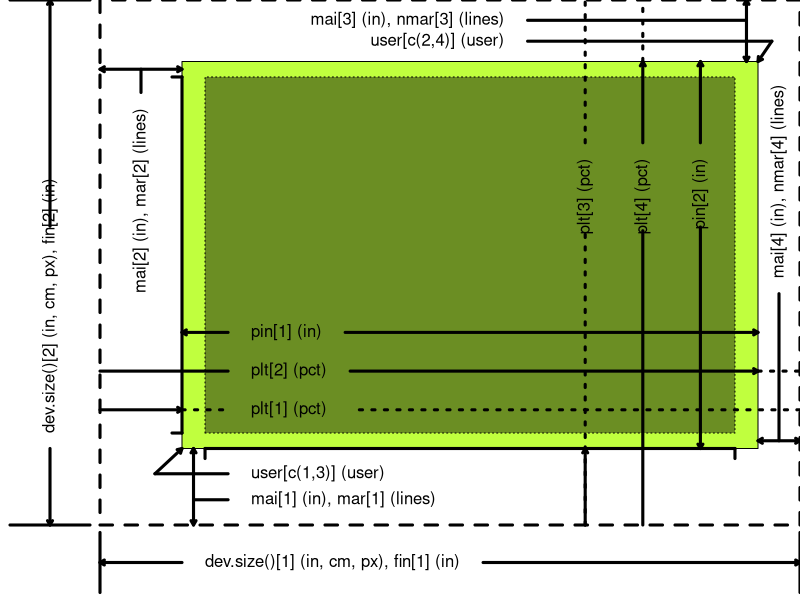

The R source for this figure:
## ---- chunk 1
x <- function(p) {
  marks <- c(-1, 0, 0.82, 7-0.42, 7, 7)
  p <- ifelse (p < 100, 100, p)
  p <- ifelse (p > 500, 500, p)
  i <- p %/% 100
  w <- (p/100) %% 1
  return((1-w)*marks[i]+w*marks[i+1])
}
y <- function(p) {
  marks <- c(-1, 0, 1.02, 7-0.82, 7, 7)
  p <- ifelse (p < 100, 100, p)
  p <- ifelse (p > 500, 500, p)
  i <- p %/% 100
  w <- (p/100) %% 1
  return((1-w)*marks[i]+w*marks[i+1])
}
par(mar=rep(0, 4), xaxs="i", yaxs="i")
plot(c(-1,7), c(-1,7), type="n", axes=FALSE)

axis(side=1, pos=y(300), at=x(c(304, 396)), labels=rep(" ", 2)) 
axis(side=2, pos=x(300), at=y(c(304, 396)), labels=rep(" ", 2)) 

# user coordinates after adding 4%
polygon(
  x=x(c(300, 400, 400, 300)),
  y=y(c(300, 300, 400, 400)),
  density=NA, col="olivedrab1", border="black")

# user coordinates defined by xlim, ylim
polygon(
  x=x(c(304, 396, 396, 304)),
  y=y(c(304, 304, 396, 396)),
  density=NA, col="olivedrab", border="black", lty="dotted")

# graphics device size (x)
s1 <- "dev.size()[1] (in, cm, px), fin[1] (in)"
w1 <- strwidth(s1)
text    (x(304),    y(150), s1, adj=0)
arrows  (x(300),    y(150), x(200), y(150), lwd=3, len=0.05)
arrows  (x(308)+w1, y(150), x(500), y(150), lwd=3, len=0.05)
segments(x(200),    y(190), x(200), y(110), lwd=3)
segments(x(500),    y(190), x(500), y(110), lwd=3)

# graphics device size (y)
s2 <- "dev.size()[2] (in, cm, px), fin[2] (in)"
w2 <- strwidth(s2)
text    (x(150), y(304), s2, adj=0, srt=90)
arrows  (x(150), y(300),    x(150), y(200), lwd=3, len=0.05)
arrows  (x(150), y(308)+w2, x(150), y(500), lwd=3, len=0.05)
segments(x(190), y(200),    x(110), y(200), lwd=3)
segments(x(190), y(500),    x(110), y(500), lwd=3)

# plotting region size (x--pin[1], plt[1], plt[2])
s3 <- "pin[1] (in)"
w3 <- strwidth(s3)
text  (x(312),    y(330), s3, adj=0)
arrows(x(308),    y(330), x(300), y(330), lwd=3, len=0.05)
arrows(x(316)+w3, y(330), x(400), y(330), lwd=3, len=0.05)

s4 <- "plt[1] (pct)"
w4 <- strwidth(s4)
text    (x(312), y(310), s4, adj=0)
arrows  (x(200), y(310), x(300),    y(310), lwd=3, len=0.05)
segments(x(300), y(310), x(308),    y(310), lwd=3, lty="dotted")
segments(x(500), y(310), x(316)+w4, y(310), lwd=3, lty="dotted")

s5 <- "plt[2] (pct)"
w5 <- strwidth(s5)
text    (x(312),    y(320), s5, adj=0)
segments(x(200),    y(320), x(308), y(320), lwd=3)
arrows  (x(316)+w5, y(320), x(400), y(320), lwd=3, len=0.05)
segments(x(400),    y(320), x(500), y(320), lwd=3, lty="dotted")

s6 <- "pin[2] (in)"
w6 <- strwidth(s6)
arrows(x(390), y(371)-w6, x(390), y(300), lwd=3, len=0.05)
arrows(x(390), y(379),    x(390), y(400), lwd=3, len=0.05)
text  (x(390), y(375), s6, adj=1, srt=90)

# plotting region size (x--pin[1], plt[1], plt[2])
s7 <- "plt[4] (pct)"
w7 <- strwidth(s7)
text    (x(380), y(375), s7, adj=1, srt=90)
segments(x(380), y(200), x(380), y(371)-w7, lwd=3)
arrows  (x(380), y(379), x(380), y(400),    lwd=3, len=0.05)
segments(x(380), y(400), x(380), y(500),    lwd=3, lty="dotted")

s8 <- "plt[3] (pct)"
w8 <- strwidth(s8)
text    (x(370), y(375), s8, adj=1, srt=90)
segments(x(370), y(200), x(370), y(371)-w7, lwd=3, lty="dotted")
arrows  (x(370), y(200), x(370), y(300),    lwd=3, len=0.05)
segments(x(370), y(379), x(370), y(500),    lwd=3, lty="dotted")


# lower left user coordinates
arrows  (x(267), y(267), x(300), y(300), lwd=3, len=0.05)
segments(x(267), y(267), x(308), y(267), lwd=3)
text    (x(312), y(267), "user[c(1,3)] (user)", adj=0)

# upper right user coordinates
arrows  (x(433), y(433), x(400), y(400), lwd=3, len=0.05)
segments(x(433), y(433), x(360), y(433), lwd=3)
text    (x(356), y(433), "user[c(2,4)] (user)", adj=1)

# bottom margin
arrows  (x(302), y(200), x(302), y(300), lwd=3, length=0.05, code=3)
segments(x(302), y(233), x(308), y(233), lwd=3, length=0.05)
text(    x(312), y(233), "mai[1] (in), mar[1] (lines)", adj=0, cex=1.0)

# top margin
arrows  (x(398), y(400), x(398), y(500), lwd=3, length=0.05, code=3)
segments(x(398), y(467), x(360), y(467), lwd=3)
text    (x(356), y(467), "mai[3] (in), nmar[3] (lines)", adj=1, cex=1.0)

# left margin
arrows  (x(200), y(398), x(300), y(398), lwd=3, len=0.05, code=3)
segments(x(250), y(398), x(250), y(392), lwd=3)
text    (x(250), y(388), "mai[2] (in), mar[2] (lines)", adj=1, srt=90)

# right margin
arrows  (x(400), y(302), x(500), y(302), lwd=3, length=0.05, code=3)
segments(x(450), y(302), x(450), y(340), lwd=3)
text    (x(450), y(344), "mai[4] (in), nmar[4] (lines)", adj=0, srt=90, cex=1.0)

axis(side=1, pos=y(300), at=x(c(304, 396)), labels=rep(" ", 2), lwd=3) 
axis(side=2, pos=x(300), at=y(c(304, 396)), labels=rep(" ", 2), lwd=3) 

polygon(x=x(c(200, 500, 500, 200)), y=y(c(200, 200, 500, 500)), lwd=3, lty="dashed")
